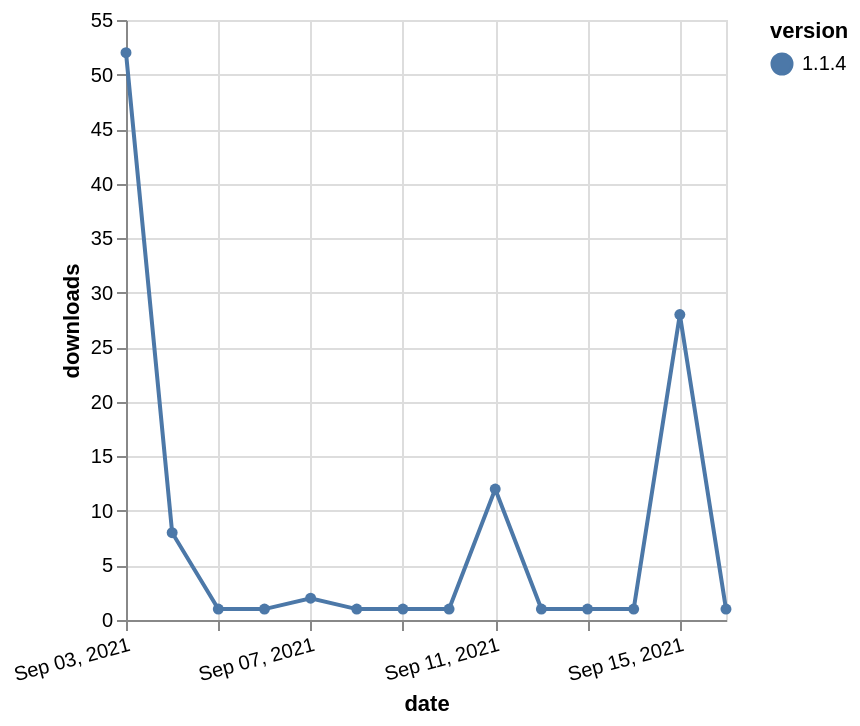

Here is the Vega-Lite specification saved for this chart:
### Vega-Lite specification from a JSON file in a GitHub repository (floating-point values rounded to 4 significant figures)
{"$schema": "https://vega.github.io/schema/vega-lite/v5.json", "description": "A simple bar chart with embedded data.", "data": {"values": [{"date": "2021-09-03", "total": 2099, "delta": 52, "version": "1.1.4"}, {"date": "2021-09-04", "total": 2107, "delta": 8, "version": "1.1.4"}, {"date": "2021-09-05", "total": 2108, "delta": 1, "version": "1.1.4"}, {"date": "2021-09-06", "total": 2109, "delta": 1, "version": "1.1.4"}, {"date": "2021-09-07", "total": 2111, "delta": 2, "version": "1.1.4"}, {"date": "2021-09-08", "total": 2112, "delta": 1, "version": "1.1.4"}, {"date": "2021-09-09", "total": 2113, "delta": 1, "version": "1.1.4"}, {"date": "2021-09-10", "total": 2114, "delta": 1, "version": "1.1.4"}, {"date": "2021-09-11", "total": 2126, "delta": 12, "version": "1.1.4"}, {"date": "2021-09-12", "total": 2127, "delta": 1, "version": "1.1.4"}, {"date": "2021-09-13", "total": 2128, "delta": 1, "version": "1.1.4"}, {"date": "2021-09-14", "total": 2129, "delta": 1, "version": "1.1.4"}, {"date": "2021-09-15", "total": 2157, "delta": 28, "version": "1.1.4"}, {"date": "2021-09-16", "total": 2158, "delta": 1, "version": "1.1.4"}]}, "width": "container", "mark": {"type": "line", "point": {"filled": true}}, "encoding": {"x": {"field": "date", "type": "temporal", "timeUnit": "yearmonthdate", "title": "date", "axis": {"labelAngle": -15}}, "y": {"field": "delta", "type": "quantitative", "title": "downloads"}, "color": {"field": "version", "type": "nominal"}, "tooltip": {"field": "delta"}}}
